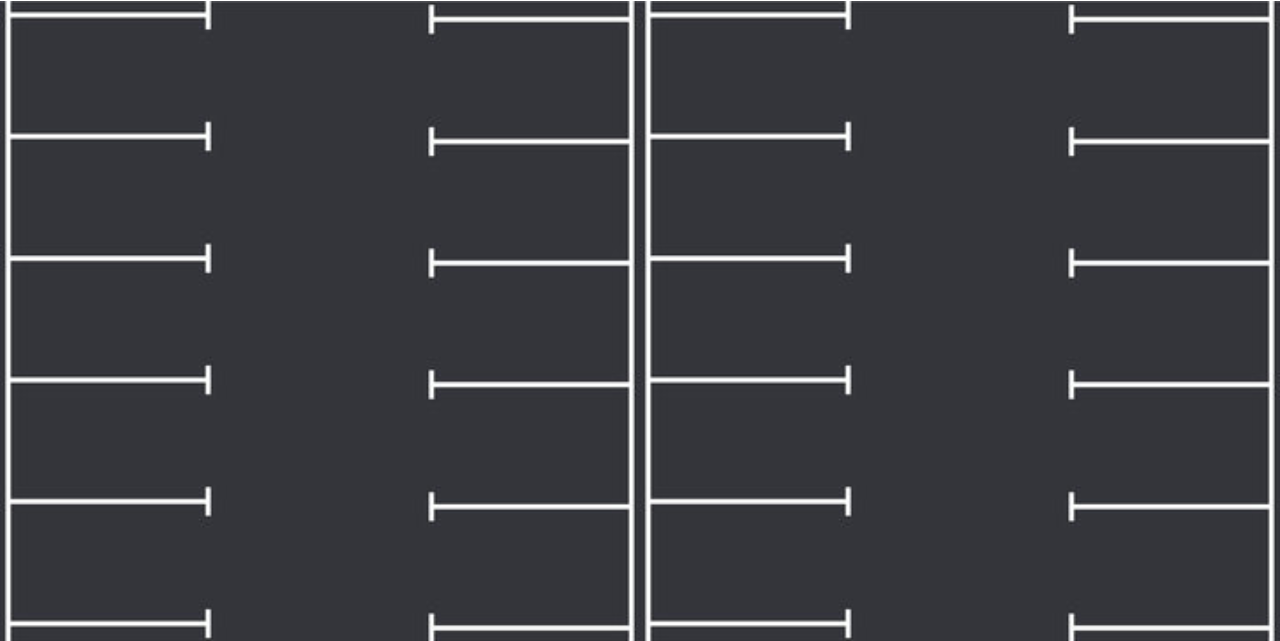
#> input picture Image/Slots.png, 1280 x 641 px; its folder holds only this picture in this run
$ python createParkingSpace.py
#> lines starting #> are read from the running program, lines starting #| are printed output that depends on the picture
import cv2
import pickle
import cvzone
import numpy as np

position_folder_path = "Slot Position Pickle File/"
img_folder_path = "Image/"

try:
    with open(position_folder_path + 'CarParkPos_slot1', 'rb') as f:
        posList_slot_1 = pickle.load(f)

    with open(position_folder_path + 'CarParkPos_slot2', 'rb') as f:
        posList_slot_2 = pickle.load(f)

except:
    posList_slot_1 = []
    posList_slot_2 = []

drawing_mode = False  # Flag to track drawing mode
current_slot = None    # Track the slot currently being edited

def mouseClick_slot_1(events, x, y, flags, params):
    global drawing_mode

    if drawing_mode:
        if events == cv2.EVENT_LBUTTONDOWN:
            posList_slot_1.append((x, y))
            with open(position_folder_path + 'CarParkPos_slot1', 'wb') as f:
                pickle.dump(posList_slot_1, f)

        if events == cv2.EVENT_RBUTTONDOWN:
            for i, pos in enumerate(posList_slot_1):
                x1, y1 = pos
                if x1 < x < x1 + width and y1 < y < y1 + height:
                    posList_slot_1.pop(i)
                    with open(position_folder_path + 'CarParkPos_slot1', 'wb') as f:
                        pickle.dump(posList_slot_1, f)

def mouseClick_slot_2(events, x, y, flags, params):
    global drawing_mode

    if drawing_mode:
        if events == cv2.EVENT_LBUTTONDOWN:
            posList_slot_2.append((x, y))
            with open(position_folder_path + 'CarParkPos_slot2', 'wb') as f:
                pickle.dump(posList_slot_2, f)

        if events == cv2.EVENT_RBUTTONDOWN:
            for i, pos in enumerate(posList_slot_2):
                x1, y1 = pos
                if x1 < x < x1 + width and y1 < y < y1 + height:
                    posList_slot_2.pop(i)
                    with open(position_folder_path + 'CarParkPos_slot2', 'wb') as f:
                        pickle.dump(posList_slot_2, f)

while True:
    width, height = 195, 110

    img = cv2.imread(img_folder_path + 'Slots.png')
#> img is the input picture: shape (641, 1280, 3); mean B, G, R 67.7, 62.9, 62

    img_height, img_width = img.shape[:2]
#> img_height = 641; img_width = 1280
    print(img_height, img_width)
#| 641 1280

    # Define the mid-point
    mid = img_width // 2
#> mid = 640

    # Split the image into left and right halves
    slot_1 = img[:, :mid].copy()
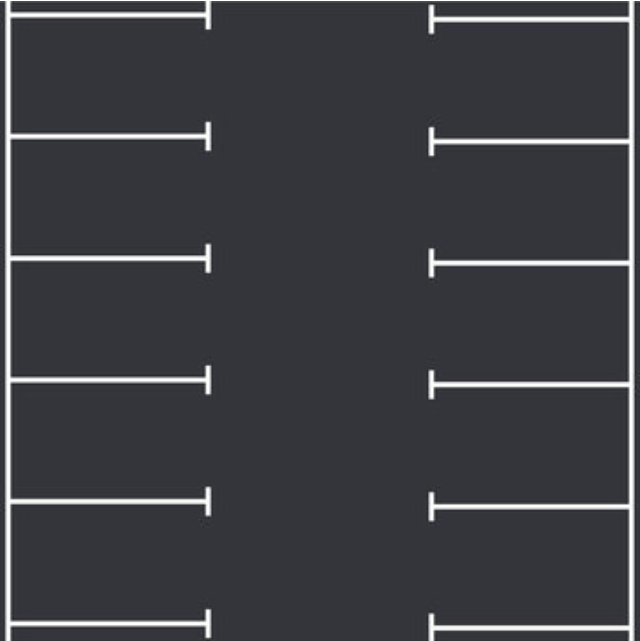
#> slot_1: shape (641, 640, 3); mean B, G, R 67.7, 62.9, 62
    slot_2 = img[:, mid:].copy()

    # Create a black status box at the bottom of the image
    status_box_height = 120
    status_box_slot_1 = np.zeros((status_box_height, mid, 3), dtype=np.uint8)
    status_box_slot_2 = np.zeros((status_box_height, img_width - mid, 3), dtype=np.uint8)

    # Define the mode status text
    drawing_status_text = "Drawing Mode: " + ("ON" if drawing_mode else "OFF")
    nearby_available_slot_status = "Nearby Available Slot: "+ str(1)
    total_available_slot_status_1 = "Total Available Slots (Parking 1) : "+ str(10)
    total_available_slot_status_2 = "Total Available Slots (Parking 2) : "+ str(10)

    # Add text to the status box
    cv2.putText(status_box_slot_1, drawing_status_text+" Press 'd' to toggle", (10, status_box_height - 90), cv2.FONT_HERSHEY_SIMPLEX, 1, (0, 255, 255), 2)
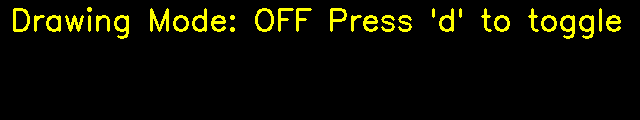
#> status_box_slot_1: shape (120, 640, 3); mean of channels 0, 1, 2 0, 12.9, 12.9; drawn as B, G, R
    cv2.putText(status_box_slot_2, drawing_status_text+" Press 'd' to toggle", (10, status_box_height - 90), cv2.FONT_HERSHEY_SIMPLEX, 1, (0, 255, 255), 2)

    cv2.putText(status_box_slot_1, nearby_available_slot_status, (10, status_box_height - 49), cv2.FONT_HERSHEY_SIMPLEX, 1, (0, 255, 255), 2)
    cv2.putText(status_box_slot_2, nearby_available_slot_status, (10, status_box_height - 49), cv2.FONT_HERSHEY_SIMPLEX, 1, (0, 255, 255), 2)

    cv2.putText(status_box_slot_1, total_available_slot_status_1, (10, status_box_height - 10), cv2.FONT_HERSHEY_SIMPLEX, 1, (0, 255, 255), 2)
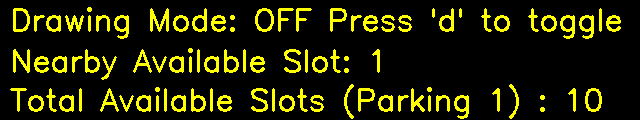
#> status_box_slot_1: shape (120, 640, 3); mean of channels 0, 1, 2 0, 33, 33; drawn as B, G, R
    cv2.putText(status_box_slot_2, total_available_slot_status_2, (10, status_box_height - 10), cv2.FONT_HERSHEY_SIMPLEX, 1, (0, 255, 255), 2)
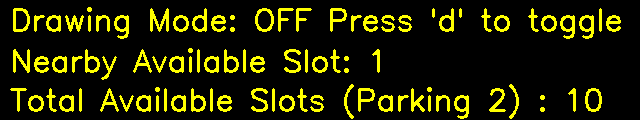
#> status_box_slot_2: shape (120, 640, 3); mean of channels 0, 1, 2 0, 33.3, 33.3; drawn as B, G, R

    cv2.putText(img=slot_1, text="Exit", org=((mid//2)-70, 0+50), fontFace=cv2.FONT_HERSHEY_TRIPLEX, fontScale=2, color=(0,0,255), thickness=2)
    cv2.putText(img=slot_1, text="Entry", org=((mid//2)-90, slot_1.shape[:2][1]-30), fontFace=cv2.FONT_HERSHEY_TRIPLEX, fontScale=2, color=(0,255,0), thickness=2)
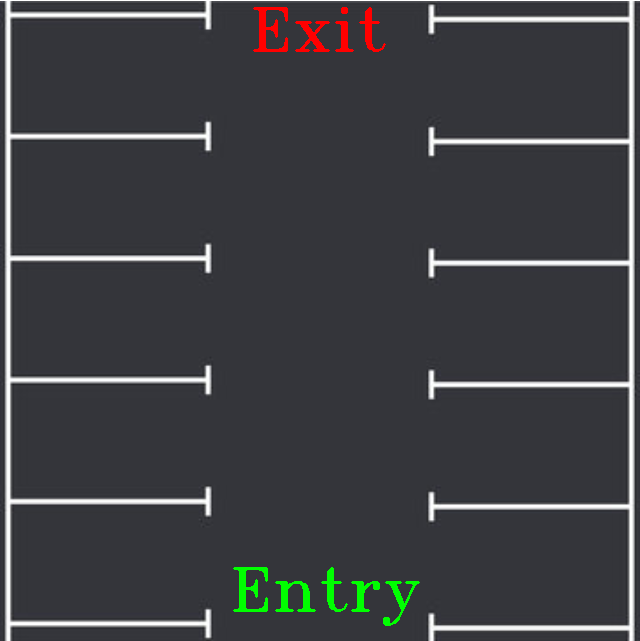
#> slot_1: shape (641, 640, 3); mean B, G, R 67.1, 63.9, 62.6

    cv2.putText(img=slot_2, text="Exit", org=((mid//2)-70, 0+50), fontFace=cv2.FONT_HERSHEY_TRIPLEX, fontScale=2, color=(0,0,255), thickness=2)
    cv2.putText(img=slot_2, text="Entry", org=((mid//2)-90, slot_1.shape[:2][1]-30), fontFace=cv2.FONT_HERSHEY_TRIPLEX, fontScale=2, color=(0,255,0), thickness=2)
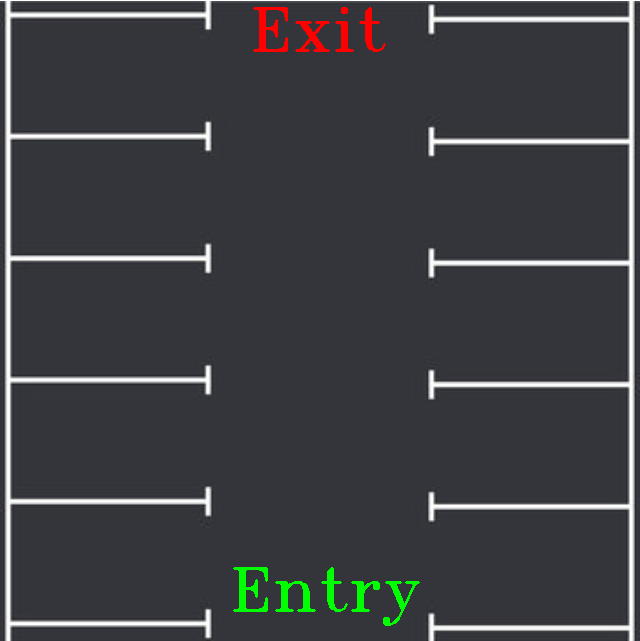
#> slot_2: shape (641, 640, 3); mean B, G, R 67.1, 63.9, 62.6

    # Draw rectangles on the slots
    for i, pos in enumerate(posList_slot_1):
        cv2.rectangle(slot_1, pos, (pos[0] + width, pos[1] + height), (255, 0, 255), 2)
        color = (255, 0, 0)
        thickness = 5
        cvzone.putTextRect(slot_1, str(i + 1), (pos[0] + 10, pos[1] + 25), scale=1.5, thickness=2, offset=5, colorR=color)

    for i, pos in enumerate(posList_slot_2):
        cv2.rectangle(slot_2, pos, (pos[0] + width, pos[1] + height), (255, 0, 255), 2)
        color = (255, 0, 0)
        thickness = 5
        cvzone.putTextRect(slot_2, str(i + 1), (pos[0] + 10, pos[1] + 25), scale=1.5, thickness=2, offset=5, colorR=color)

    # Combine the status box with the image slots
    slot_1_with_status = np.vstack((slot_1, status_box_slot_1))
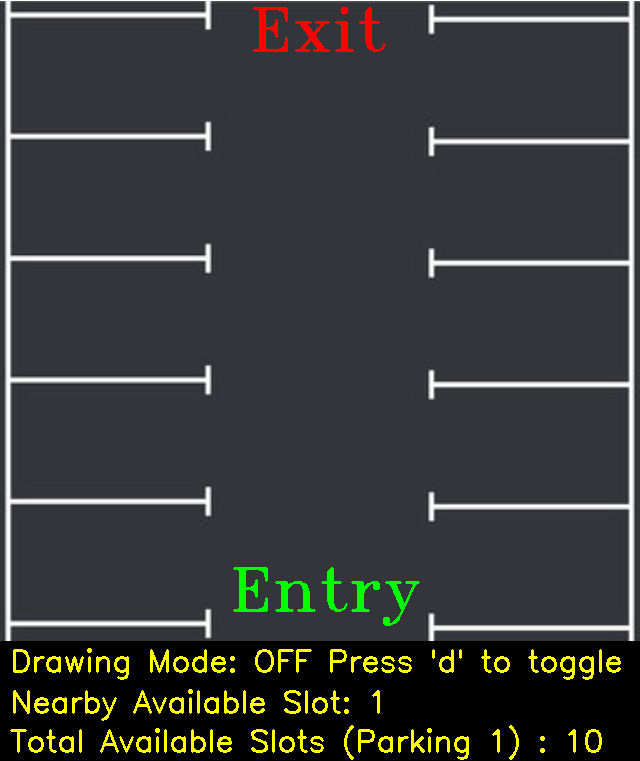
#> slot_1_with_status: shape (761, 640, 3); mean B, G, R 56.5, 59, 57.9
    slot_2_with_status = np.vstack((slot_2, status_box_slot_2))

    # Display the images with the status box
    cv2.imshow('PARKING 1', slot_1_with_status)
    cv2.imshow('PARKING 2', slot_2_with_status)

    cv2.setMouseCallback('PARKING 1', mouseClick_slot_1)
    cv2.setMouseCallback('PARKING 2', mouseClick_slot_2)

    key = cv2.waitKey(1) & 0xFF
#> (key q is pressed here)

    if key == ord('q'):
        break
    elif key == ord('d'):
        drawing_mode = not drawing_mode
    # elif key == ord('c'):
    #     drawing_mode = False

    if cv2.getWindowProperty("PARKING 1", cv2.WND_PROP_VISIBLE) < 1 or cv2.getWindowProperty("PARKING 2", cv2.WND_PROP_VISIBLE) < 1:
        break

cv2.destroyAllWindows()
